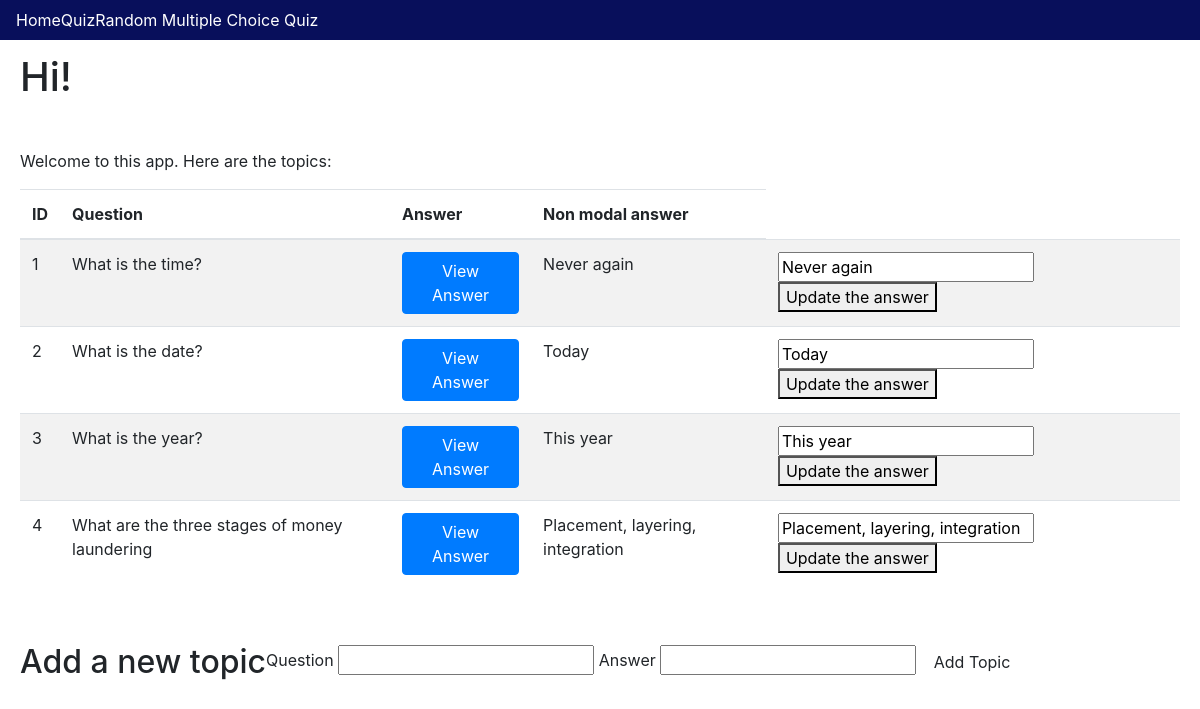
The page / on the database its author committed.
### app/models.py (models this page shows, shortened)
class Topic(db.Model):
    id = db.Column(db.Integer, primary_key=True)
    question = db.Column(db.String(64), index=True)
    answer = db.Column(db.String(64))
    user_answer = db.Column(db.String(64), default="I do not know.")

### app/routes.py (the view)
@app.route('/')
def index():
    topics = Topic.query.all()
    return render_template('index.html', title='Home', topics=topics)

### app/templates/index.html (shortened to what this page needs)
{% extends "base.html" %} {% block content %}
<div class="container-fluid">
    <div class="row">
        <h1>Hi!</h1>
    </div>
    <div class="row">
        <p>Welcome to this app. Here are the topics:</p>
        <table class="table table-striped">
            <thead>
                <th>ID</th>
                <th>Question</th>
                <th>Answer</th>
                <th>Non modal answer</th>
            </thead>
            <tbody>
                {% for topic in topics %}
                <tr>
                    <td>{{topic.id}}</td>
                    <td> {{topic.question}}</td>
                    <td>
                        <button type="button" class="btn btn-primary" data-toggle="modal" data-target="#myModal{{ topic.id }}">View Answer
                        </button>
                    </td>
                    <td>{{topic.answer}}</td>
                    <td>
                        <form method="POST" action="/{{topic.id}}/update">
                            <input type="text" value="{{topic.answer}}" name="newanswer">
                            <button type="submit" value="Update">Update the answer</button>
                        </form>
                    </td>
                </tr>
                {% endfor %}
            </tbody>
        </table>
    </div>
    <div class="row">
        <h2>Add a new topic</h2>
        <form action="/" method="POST">
            <label for="question">Question</label>
            <input type="text" name="question" id="question" required />
            <label for="answer">Answer</label>
            <input type="text" name="answer" id="answer" required />
            <button type="submit" class="save btn btn-default" value="Add Topic">Add Topic</button>
        </form>
    </div>
</div>
{% endblock %}

### app/static/css/styles.css (style rules this page uses)
.row { padding: 20px; }

### rows shown on the page
Topic: id "1", question "What is the time?", answer "Never again", newanswer "Never again"
Topic: id "2", question "What is the date?", answer "Today", newanswer "Today"
Topic: id "3", question "What is the year?", answer "This year", newanswer "This year"
Topic: id "4", question "What are the three stages of money laundering", answer "Placement, layering, integration", newanswer "Placement, layering, integration"
